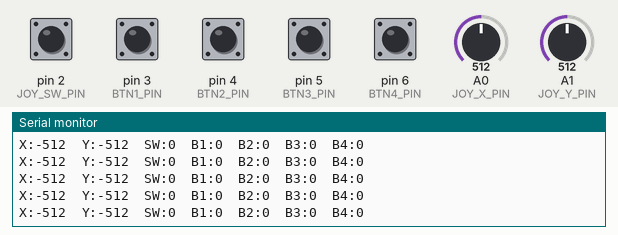
The sketch below on a simulated Arduino Uno, built with avr-gcc and run on an emulated ATmega328P. On the bench: the last lines printed to the serial monitor. The inputs (shaded band) are chosen by the test bench; at power-on: pin 2 (JOY_SW_PIN), pin 3 (BTN1_PIN), pin 4 (BTN2_PIN), pin 5 (BTN3_PIN), pin 6 (BTN4_PIN) HIGH, A0 (JOY_X_PIN) = 512, A1 (JOY_Y_PIN) = 512. No radio packets arrive unless stated.

Above: at 4.2 s.
4.3 s: A0 (JOY_X_PIN) set to 22
At 5.1 s:
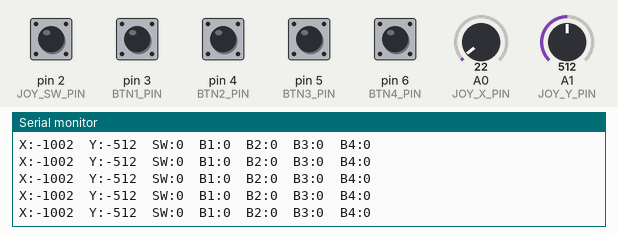
5.8 s: A0 (JOY_X_PIN) set to 28
At 6.9 s:
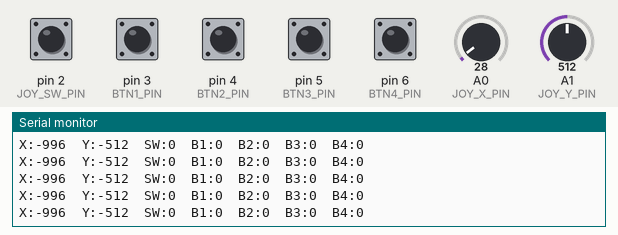
Timing chart, 0 to 8.8 s (numbered marks = the images above; inputs shaded):
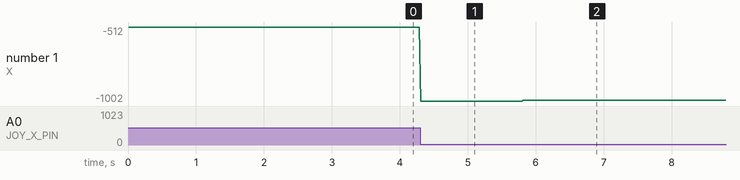

Measured:
- after the input at 4.3 s, the serial monitor: prints a new line at once (image 1)
- after the input at 5.8 s, the serial monitor: prints a new line at once (image 2)
- plotted number 1: -512 → -1002 after the input at 4.3 s, -1002 → -996 after the input at 5.8 s

The sketch:

Remote.ino
```cpp
/*
====================================================
      SMART ROVER REMOTE CONTROLLER
====================================================

Board : Arduino UNO

Joystick
Buttons
NRF24L01 PA+LNA

Author : Smart-Rover Project

====================================================
*/

#include "config.h"
#include "radio.h"
#include "joystick.h"
#include "buttons.h"
#include "controls.h"

ControlPacket packet;

uint16_t packetCounter = 0;

void setup()
{
    Serial.begin(115200);

    joystickBegin();

    buttonsBegin();

    radioBegin();

    Serial.println();
    Serial.println("==================================");
    Serial.println(" Smart Rover Remote Started");
    Serial.println("==================================");
}

void loop()
{
    updateControls(packet);

      packet.joyX = packet.joyX - 512;
      packet.joyY = packet.joyY - 512;

      packet.packetNumber = packetCounter++;

    sendPacket(packet);

    Serial.print("X:");
    Serial.print(packet.joyX);

    Serial.print("  Y:");
    Serial.print(packet.joyY);

    Serial.print("  SW:");
    Serial.print(packet.joyButton);

    Serial.print("  B1:");
    Serial.print(packet.button1);

    Serial.print("  B2:");
    Serial.print(packet.button2);

    Serial.print("  B3:");
    Serial.print(packet.button3);

    Serial.print("  B4:");
    Serial.println(packet.button4);

    delay(20);
}
```

buttons.cpp
```cpp
#include "buttons.h"

void buttonsBegin()
{
    pinMode(BTN1_PIN, INPUT_PULLUP);
    pinMode(BTN2_PIN, INPUT_PULLUP);
    pinMode(BTN3_PIN, INPUT_PULLUP);
    pinMode(BTN4_PIN, INPUT_PULLUP);
}

void readButtons(ControlPacket &packet)
{
    packet.button1 = !digitalRead(BTN1_PIN);
    packet.button2 = !digitalRead(BTN2_PIN);
    packet.button3 = !digitalRead(BTN3_PIN);
    packet.button4 = !digitalRead(BTN4_PIN);
}
```

buttons.h
```cpp
#ifndef BUTTONS_H
#define BUTTONS_H

#include "config.h"

void buttonsBegin();
void readButtons(ControlPacket &packet);

#endif
```

controls.cpp
```cpp
#include "controls.h"
#include "joystick.h"
#include "buttons.h"

void updateControls(ControlPacket &packet)
{
    readJoystick(packet);
    readButtons(packet);
}
```

controls.h
```cpp
#ifndef CONTROLS_H
#define CONTROLS_H

#include "config.h"

void updateControls(ControlPacket &packet);

#endif
```

joystick.cpp
```cpp
#include "joystick.h"

void joystickBegin()
{
    pinMode(JOY_SW_PIN, INPUT_PULLUP);
}

void readJoystick(ControlPacket &packet)
{
    int x = analogRead(JOY_X_PIN);
    int y = analogRead(JOY_Y_PIN);

    // Deadband
    if (abs(x - JOY_CENTER) < JOY_DEADBAND)
        x = JOY_CENTER;

    if (abs(y - JOY_CENTER) < JOY_DEADBAND)
        y = JOY_CENTER;

    packet.joyX = x - 512;
    packet.joyY = y - 512;

    packet.joyButton = !digitalRead(JOY_SW_PIN);
}
```

joystick.h
```cpp
#ifndef JOYSTICK_H
#define JOYSTICK_H

#include "config.h"

void joystickBegin();
void readJoystick(ControlPacket &packet);

#endif
```

packet.cpp
```cpp
#include "packet.h"

uint16_t calculateChecksum(ControlPacket &packet)
{
    uint16_t sum = 0;

    sum += packet.startByte;
    sum += packet.joyX;
    sum += packet.joyY;

    sum += packet.joyButton;

    sum += packet.button1;
    sum += packet.button2;
    sum += packet.button3;
    sum += packet.button4;

    sum += packet.packetNumber;

    return sum;
}
```

packet.h
```cpp
#ifndef PACKET_H
#define PACKET_H

#include <Arduino.h>

struct ControlPacket
{
    uint16_t startByte;

    int16_t joyX;
    int16_t joyY;

    bool joyButton;

    bool button1;
    bool button2;
    bool button3;
    bool button4;

    uint16_t packetNumber;

    uint16_t checksum;
};

uint16_t calculateChecksum(ControlPacket &packet);

#endif
```

radio.cpp
```cpp
#include "radio.h"

RF24 radio(CE_PIN, CSN_PIN);

void radioBegin()
{
    radio.begin();

    radio.setPALevel(RF24_PA_HIGH);

    radio.setDataRate(RF24_250KBPS);

    radio.setChannel(108);

    radio.openWritingPipe(RADIO_ADDRESS);

    radio.stopListening();
}

void sendPacket(ControlPacket &packet)
{
    packet.startByte = 0x55AA;

    packet.checksum = calculateChecksum(packet);

    radio.write(&packet, sizeof(packet));
}
```

radio.h
```cpp
#ifndef RADIO_H
#define RADIO_H

#include <SPI.h>
#include <nRF24L01.h>
#include <RF24.h>

#include "config.h"

extern RF24 radio;

void radioBegin();
void sendPacket(ControlPacket &packet);

#endif
```

config.h
```cpp
#ifndef CONFIG_H
#define CONFIG_H

#include <Arduino.h>

// ==============================
// NRF24 Configuration
// ==============================

#define CE_PIN      7
#define CSN_PIN     8

const uint8_t RADIO_ADDRESS[6] = "ROVER";

// ==============================
// Joystick
// ==============================

#define JOY_X_PIN   A0
#define JOY_Y_PIN   A1
#define JOY_SW_PIN  2

// ==============================
// Push Buttons
// ==============================

#define BTN1_PIN    3
#define BTN2_PIN    4
#define BTN3_PIN    5
#define BTN4_PIN    6

// ==============================
// Joystick Calibration
// ==============================

#define JOY_CENTER      512
#define JOY_DEADBAND    70

// ==============================
// Packet Structure
// ==============================

#include "packet.h"

#endif
```
